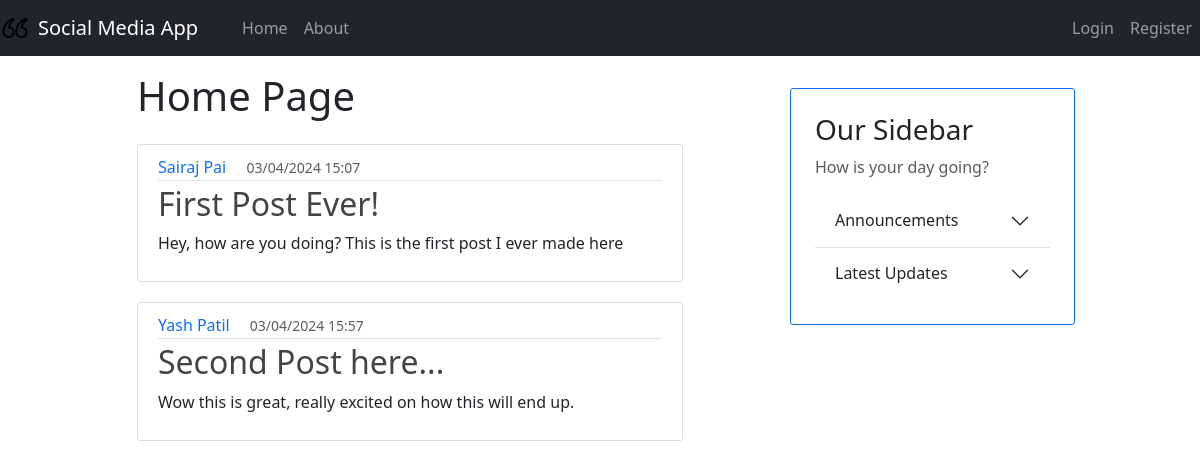
Before: / with the older database file.
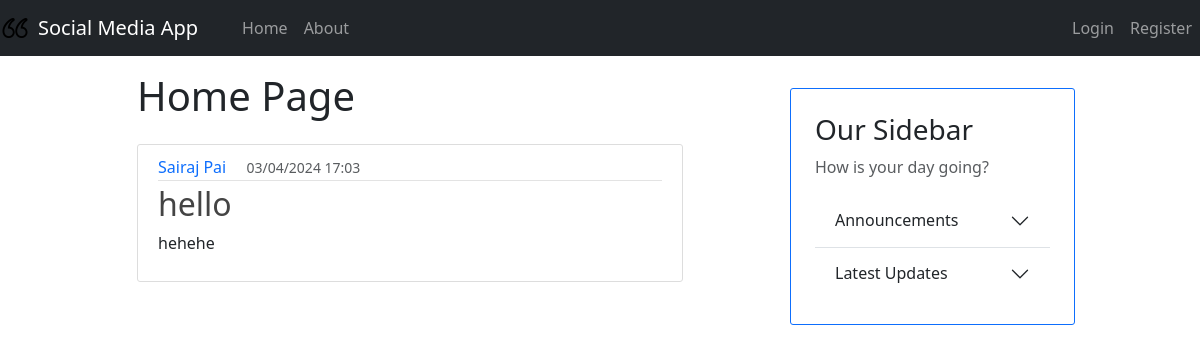
After: the same page with the newer database file.
### models.py (models this page shows, shortened)
class Base(DeclarativeBase): # pylint: disable=too-few-public-methods
    pass

class Posts(Base): # pylint: disable=too-few-public-methods
    __tablename__ = "posts"
    id: Mapped[int] = mapped_column(primary_key=True)
    title: Mapped[str] = mapped_column(nullable=False)
    text: Mapped[str] = mapped_column(nullable=False)
    image: Mapped[Optional[str]] = mapped_column()
    likes: Mapped[List["Likes"]] = relationship(back_populates="post")
    timestamp: Mapped[int] = mapped_column(nullable=False)
    owner_id: Mapped[str] = mapped_column(ForeignKey("user_account.username"))
    owner: Mapped["User"] = relationship(back_populates="posts")
    comments: Mapped[List["Comments"]] = relationship(back_populates="post")
    no_of_likes = column_property(
        select(func.count(Likes.id))
        .where(Likes.liked_post_id == id)
        .scalar_subquery()
    )

class User(Base, UserMixin): # pylint: disable=too-few-public-methods
    __tablename__ = "user_account"
    username: Mapped[str] = mapped_column(primary_key=True)
    fullname: Mapped[str] = mapped_column(nullable=False)
    email: Mapped[str] = mapped_column(nullable=False, unique=True)
    password: Mapped[str] = mapped_column(nullable=False)
    profile_pic_url: Mapped[Optional[str]] = mapped_column(default="user.png")
    posts: Mapped[List["Posts"]] = relationship(back_populates="owner")

### app.py (the view)
@app.route("/")
def home():
    posts = db.session.scalars( select(Posts) ).all()
    return render_template('home.html', posts=posts, datetime=datetime)

### templates/home.html
{% extends "layout.html" %}
{% block content %}
    {% if current_user.is_authenticated %}
        <h1 class="mt-2 mb-4"> Welcome, {{ current_user.fullname }}! </h1>
    {% else %}
        <h1 class="mt-2 mb-4"> Home Page </h1>
    {% endif %}
    {% for post in posts %}
        <article class="media content-section">
          <div class="media-body">
            <div class="article-metadata">
              <a class="text-decoration-none me-3" href="#">{{ post.owner.fullname }}</a>
              <small class="text-muted">{{ datetime.fromtimestamp(post.timestamp).strftime('%d/%m/%Y %H:%M') }}</small>
            </div>
            <h2><a class="article-title text-decoration-none" href="#">{{ post.title }}</a></h2>
            <p class="article-content">{{ post.text }}</p>
          </div>
        </article>
    {% endfor %}
{% endblock %}

### templates/layout.html (shortened to what this page needs)
<!DOCTYPE html>
<html lang="en">
<head>
    <link href="https://cdn.jsdelivr.net/npm/bootstrap@5.3.3/dist/css/bootstrap.min.css" rel="stylesheet">
    <link rel="stylesheet" type="text/css" href="{{ url_for('static', filename='main.css') }}">
</head>
<body>
    <nav class="navbar navbar-expand-lg navbar-dark bg-dark mb-2">
        <img src="{{ url_for('static', filename='icon.png') }}" width="30" height="30" class="d-inline-block align-top me-2" alt="Your Image">
        <a class="navbar-brand" href="#">Social Media App</a>
        <div class="collapse navbar-collapse" id="navbarNav">
            <ul class="navbar-nav">
                <li class="nav-item active">
                    <a class="nav-link" href="{{ url_for('home') }}">Home </a>
                </li>
                <li class="nav-item">
                    <a class="nav-link" href="{{ url_for('about') }}">About</a>
                </li>
            </ul>
            <ul class="navbar-nav ms-auto">
                {% if not current_user.is_authenticated %}
                    <li class="nav-item">
                        <a class="nav-link" href="{{ url_for('login') }}">Login</a>
                    </li>
                    <li class="nav-item">
                        <a class="nav-link" href="{{ url_for('register') }}">Register</a>
                    </li>
                {% endif %}
            </ul>
        </div>
    </nav>
    <div class="container">
        <div class="row align-items-start">
            <div class="col-6 offset-1">
                {% block content %}
                {% endblock %}
            </div>
            <div class="col-3 offset-1 p-4 mt-4 border border-primary content-section">
                <div class="sidebar">
                    <h3>Our Sidebar</h3>
                    <p class='text-muted'>How is your day going?</p>
                    <div class="accordion accordion-flush" id="accordionFlushExample">
                        <div class="accordion-item">
                            <h2 class="accordion-header" id="flush-headingOne">
                                <button class="accordion-button collapsed" type="button" data-bs-toggle="collapse" data-bs-target="#flush-collapseOne" aria-expanded="false" aria-controls="flush-collapseOne">
                                    Announcements
                                </button>
                            </h2>
                        </div>
                        <div class="accordion-item">
                            <h2 class="accordion-header" id="flush-headingTwo">
                                <button class="accordion-button collapsed" type="button" data-bs-toggle="collapse" data-bs-target="#flush-collapseTwo" aria-expanded="false" aria-controls="flush-collapseTwo">
                                    Latest Updates
                                </button>
                            </h2>
                        </div>
                    </div>
                </div>
            </div>
        </div>
    </div>
</body>
</html>

### static/main.css (style rules this page uses)
.content-section { background: #ffffff; padding: 10px 20px; border: 1px solid #dddddd; border-radius: 8px; margin-bottom: 20px; }
#navbarNav { padding-left: 20px; }
.content-section { background: #ffffff; padding: 10px 20px; border: 1px solid #dddddd; border-radius: 3px; margin-bottom: 20px; }
.article-title { color: #444444; }
.article-content { white-space: pre-line; }
.article-metadata { padding-bottom: 1px; margin-bottom: 4px; border-bottom: 1px solid #e3e3e3 }

Changed rows visible on the page:
removed Posts: owner.fullname "Yash Patil", fromtimestamp "03/04/2024 15:57", title "Second Post here...", text "Wow this is great, really excited on how this will end up."
changed Posts "Sairaj Pai": fromtimestamp "03/04/2024 15:07" → "03/04/2024 17:03"; title "First Post Ever!" → "hello"; text "Hey, how are you doing? This is the first post I ever made here" → "hehehe"
